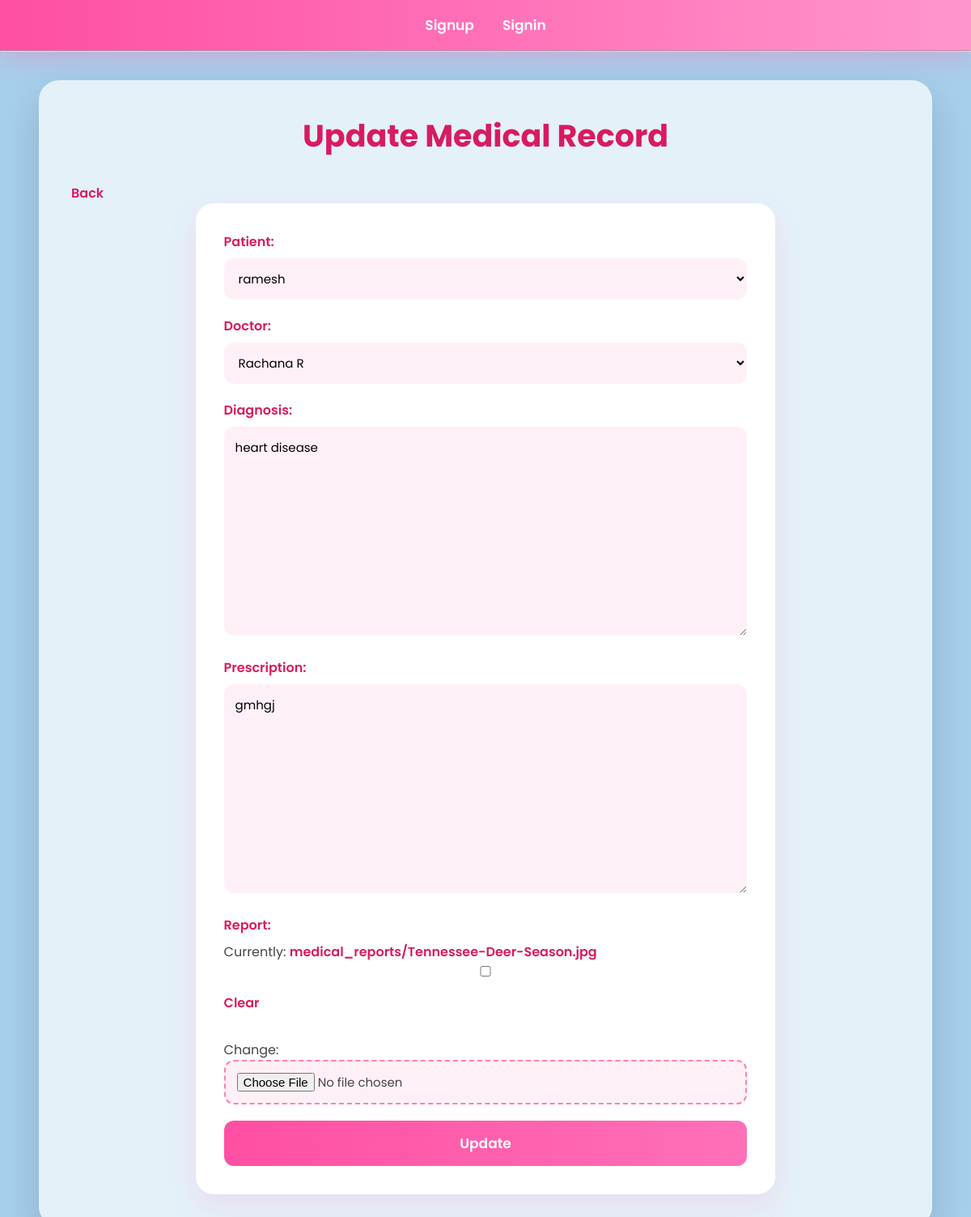
/base/update_record/1/, run on the app's committed database.
### base/models.py (models this page shows, shortened)
class MedicalRecord(models.Model):
    patient = models.ForeignKey(
        Patient,
        on_delete=models.CASCADE
    )
    doctor = models.ForeignKey(
        Doctor,
        on_delete=models.CASCADE
    )
    diagnosis = models.TextField()
    prescription = models.TextField()
    report = models.FileField(
        upload_to="medical_reports",
        null=True,
        blank=True
    )
    created_at = models.DateTimeField(
        auto_now_add=True
    )
    is_deleted = models.BooleanField(
        default=False
    )
    deleted_at = models.DateTimeField(
        null=True,
        blank=True
    )

### base/views.py (the view)
# urls.py: path('update_record/<int:pk>/', views.update_record, name='update_record'),
def update_record(request, pk):
    data = get_object_or_404(
        MedicalRecord,
        id=pk
    )
    if request.method == "POST":
        form = MedicalRecordForm(
            request.POST,
            request.FILES,
            instance=data
        )
        if form.is_valid():
            form.save()
            messages.success(
                request,
                "Medical Record Updated Successfully"
            )
            return redirect("record_list")
    else:
        form = MedicalRecordForm(
            instance=data
        )
    return render(
        request,
        "update_record.html",
        {
            "form": form
        }
    )

### base/forms.py
class MedicalRecordForm(forms.ModelForm):
    class Meta:
        model = MedicalRecord
        fields = "__all__"
        exclude = ['is_deleted', 'deleted_at']

### base/models.py (called while the page is built)
    def __str__(self):
        return self.doctor_name

    def __str__(self):
        return self.patient_name

### base/templates/update_record.html (shortened to what this page needs)
{% extends 'main.html' %}
{% block content %}
<h1>Update Medical Record</h1>
<a href="{% url 'record_list' %}">
Back
</a>
<form method="POST" enctype="multipart/form-data">
{{ form.as_p }}
<button>
Update
</button>
</form>
{% endblock %}

### static/style.css (style rules this page uses)
* { margin:0; padding:0; box-sizing:border-box; font-family:'Poppins',sans-serif; }
body { background:linear-gradient(135deg,#ffe6f2,#ffd9ec,#ffeef8,#fff8fc); background-size:400% 400%; animation:bgMove 12s ease infinite; min-height:100vh; color:#444; }
h1 { text-align:center; color:#d81b60; font-size:38px; margin-bottom:30px; font-weight:700; }
a { color:#d81b60; text-decoration:none; font-weight:600; transition:.3s; }
form { width:70%; margin:auto; background:white; padding:35px; border-radius:22px; box-shadow:0 15px 35px rgba(255,105,180,.15); }
label { display:block; margin-bottom:8px; color:#d81b60; font-weight:600; }
input, select, textarea { width:100%; padding:14px; border:none; border-radius:12px; margin-bottom:20px; background:#fff0f7; transition:.35s; font-size:15px; }
input[type=file] { border:2px dashed #ff80ab; cursor:pointer; }
button { width:100%; padding:15px; border:none; border-radius:12px; background:linear-gradient(90deg,#ff4fa3,#ff70b8); color:white; font-size:17px; font-weight:600; cursor:pointer; transition:.4s; }
::placeholder { color:#d48bb2; }
body { background:rgb(166, 207, 235) !important; }

### data on the page
MedicalRecord: patient "ramesh", doctor "Rachana R", diagnosis "heart disease", prescription "gmhgj"
